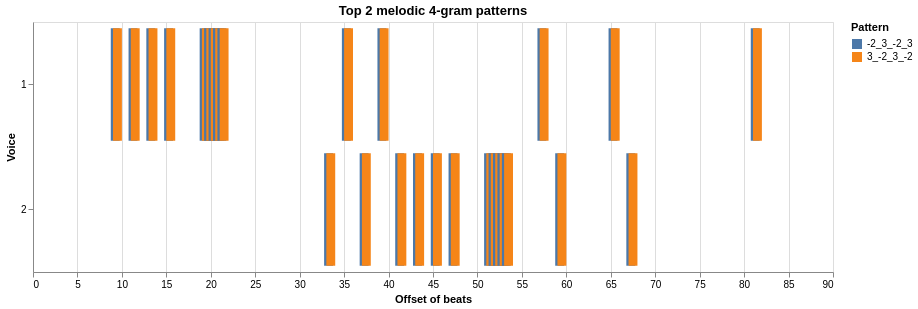

Notebook code cell kept with this figure:
### Markdown cell above
Heat map

### Code cell
import pandas as pd
import altair as alt

n_top = 2

# long form
long_df = mel_ngrams.stack().rename("pattern").reset_index()
long_df.columns = ["Measure", "Beat", "Offset", "voice", "pattern"]

# remove blanks
long_df = long_df[long_df["pattern"] != ""].copy()

# top 2 patterns globally
top2_patterns = long_df["pattern"].value_counts().head(n_top).index.tolist()
long_df = long_df[long_df["pattern"].isin(top2_patterns)].copy()

# make sure sorting is correct
long_df["Offset"] = long_df["Offset"].astype(float)
long_df["Measure"] = long_df["Measure"].astype(float)
long_df["Beat"] = long_df["Beat"].astype(float)
long_df["voice"] = long_df["voice"].astype(str)

long_df = long_df.sort_values(["voice", "Offset"])
long_df

# start is current offset
long_df["start"] = long_df["Offset"]

# end is next offset within the same voice
long_df["end"] = long_df["start"] + n * 0.25

# convert pattern to string if needed
plot_df = long_df.copy()
plot_df["pattern"] = plot_df["pattern"].astype(str)

selector = alt.selection_point(fields=["pattern"])

heatmap = alt.Chart(plot_df).mark_bar().encode(
    x=alt.X("start:Q", title="Offset of beats"),
    x2="end:Q",
    y=alt.Y("voice:N", title="Voice", sort=None),
    color=alt.Color("pattern:N", title="Pattern"),
    opacity=alt.condition(selector, alt.value(1), alt.value(0.3)),
    tooltip=["Measure", "Beat", "voice", "pattern", "start", "end"]
).add_params(
    selector
).properties(
    width=800,
    height=250,
    title="Top " + str(n_top) + " melodic " + str(n) + "-gram patterns"
)

heatmap

### Figure 1 — Vega-Lite specification as saved in the notebook (floating-point values rounded to 4 significant figures)
{"config": {"view": {"continuousWidth": 300, "continuousHeight": 300}}, "data": {"name": "data-7d85d426faca607fd3f4e94db00c1e13"}, "mark": {"type": "bar"}, "encoding": {"color": {"field": "pattern", "title": "Pattern", "type": "nominal"}, "opacity": {"condition": {"param": "param_1", "value": 1}, "value": 0.3}, "tooltip": [{"field": "Measure", "type": "quantitative"}, {"field": "Beat", "type": "quantitative"}, {"field": "voice", "type": "nominal"}, {"field": "pattern", "type": "nominal"}, {"field": "start", "type": "quantitative"}, {"field": "end", "type": "quantitative"}], "x": {"field": "start", "title": "Offset of beats", "type": "quantitative"}, "x2": {"field": "end"}, "y": {"field": "voice", "sort": null, "title": "Voice", "type": "nominal"}}, "height": 250, "params": [{"name": "param_1", "select": {"type": "point", "fields": ["pattern"]}}], "title": "Top 2 melodic 4-gram patterns", "width": 800, "$schema": "https://vega.github.io/schema/vega-lite/v5.16.3.json", "datasets": {"data-7d85d426faca607fd3f4e94db00c1e13": [{"Measure": 3.0, "Beat": 1.75, "Offset": 8.75, "voice": "1", "pattern": "-2_3_-2_3", "start": 8.75, "end": 9.75}, {"Measure": 3.0, "Beat": 2.0, "Offset": 9.0, "voice": "1", "pattern": "3_-2_3_-2", "start": 9.0, "end": 10.0}, {"Measure": 3.0, "Beat": 3.75, "Offset": 10.75, "voice": "1", "pattern": "-2_3_-2_3", "start": 10.75, "end": 11.75}, {"Measure": 3.0, "Beat": 4.0, "Offset": 11.0, "voice": "1", "pattern": "3_-2_3_-2", "start": 11.0, "end": 12.0}, {"Measure": 4.0, "Beat": 1.75, "Offset": 12.75, "voice": "1", "pattern": "-2_3_-2_3", "start": 12.75, "end": 13.75}, {"Measure": 4.0, "Beat": 2.0, "Offset": 13.0, "voice": "1", "pattern": "3_-2_3_-2", "start": 13.0, "end": 14.0}, {"Measure": 4.0, "Beat": 3.75, "Offset": 14.75, "voice": "1", "pattern": "-2_3_-2_3", "start": 14.75, "end": 15.75}, {"Measure": 4.0, "Beat": 4.0, "Offset": 15.0, "voice": "1", "pattern": "3_-2_3_-2", "start": 15.0, "end": 16.0}, {"Measure": 5.0, "Beat": 3.75, "Offset": 18.75, "voice": "1", "pattern": "-2_3_-2_3", "start": 18.75, "end": 19.75}, {"Measure": 5.0, "Beat": 4.0, "Offset": 19.0, "voice": "1", "pattern": "3_-2_3_-2", "start": 19.0, "end": 20.0}, {"Measure": 5.0, "Beat": 4.25, "Offset": 19.25, "voice": "1", "pattern": "-2_3_-2_3", "start": 19.25, "end": 20.25}, {"Measure": 5.0, "Beat": 4.5, "Offset": 19.5, "voice": "1", "pattern": "3_-2_3_-2", "start": 19.5, "end": 20.5}, {"Measure": 5.0, "Beat": 4.75, "Offset": 19.75, "voice": "1", "pattern": "-2_3_-2_3", "start": 19.75, "end": 20.75}, {"Measure": 6.0, "Beat": 1.0, "Offset": 20.0, "voice": "1", "pattern": "3_-2_3_-2", "start": 20.0, "end": 21.0}, {"Measure": 6.0, "Beat": 1.25, "Offset": 20.25, "voice": "1", "pattern": "-2_3_-2_3", "start": 20.25, "end": 21.25}, {"Measure": 6.0, "Beat": 1.5, "Offset": 20.5, "voice": "1", "pattern": "3_-2_3_-2", "start": 20.5, "end": 21.5}, {"Measure": 6.0, "Beat": 1.75, "Offset": 20.75, "voice": "1", "pattern": "-2_3_-2_3", "start": 20.75, "end": 21.75}, {"Measure": 6.0, "Beat": 2.0, "Offset": 21.0, "voice": "1", "pattern": "3_-2_3_-2", "start": 21.0, "end": 22.0}, {"Measure": 9.0, "Beat": 3.75, "Offset": 34.75, "voice": "1", "pattern": "-2_3_-2_3", "start": 34.75, "end": 35.75}, {"Measure": 9.0, "Beat": 4.0, "Offset": 35.0, "voice": "1", "pattern": "3_-2_3_-2", "start": 35.0, "end": 36.0}, {"Measure": 10.0, "Beat": 3.75, "Offset": 38.75, "voice": "1", "pattern": "-2_3_-2_3", "start": 38.75, "end": 39.75}, {"Measure": 10.0, "Beat": 4.0, "Offset": 39.0, "voice": "1", "pattern": "3_-2_3_-2", "start": 39.0, "end": 40.0}, {"Measure": 15.0, "Beat": 1.75, "Offset": 56.75, "voice": "1", "pattern": "-2_3_-2_3", "start": 56.75, "end": 57.75}, {"Measure": 15.0, "Beat": 2.0, "Offset": 57.0, "voice": "1", "pattern": "3_-2_3_-2", "start": 57.0, "end": 58.0}, {"Measure": 17.0, "Beat": 1.75, "Offset": 64.75, "voice": "1", "pattern": "-2_3_-2_3", "start": 64.75, "end": 65.75}, {"Measure": 17.0, "Beat": 2.0, "Offset": 65.0, "voice": "1", "pattern": "3_-2_3_-2", "start": 65.0, "end": 66.0}, {"Measure": 21.0, "Beat": 1.75, "Offset": 80.75, "voice": "1", "pattern": "-2_3_-2_3", "start": 80.75, "end": 81.75}, {"Measure": 21.0, "Beat": 2.0, "Offset": 81.0, "voice": "1", "pattern": "3_-2_3_-2", "start": 81.0, "end": 82.0}, {"Measure": 9.0, "Beat": 1.75, "Offset": 32.75, "voice": "2", "pattern": "-2_3_-2_3", "start": 32.75, "end": 33.75}, {"Measure": 9.0, "Beat": 2.0, "Offset": 33.0, "voice": "2", "pattern": "3_-2_3_-2", "start": 33.0, "end": 34.0}, {"Measure": 10.0, "Beat": 1.75, "Offset": 36.75, "voice": "2", "pattern": "-2_3_-2_3", "start": 36.75, "end": 37.75}, {"Measure": 10.0, "Beat": 2.0, "Offset": 37.0, "voice": "2", "pattern": "3_-2_3_-2", "start": 37.0, "end": 38.0}, {"Measure": 11.0, "Beat": 1.75, "Offset": 40.75, "voice": "2", "pattern": "-2_3_-2_3", "start": 40.75, "end": 41.75}, {"Measure": 11.0, "Beat": 2.0, "Offset": 41.0, "voice": "2", "pattern": "3_-2_3_-2", "start": 41.0, "end": 42.0}, {"Measure": 11.0, "Beat": 3.75, "Offset": 42.75, "voice": "2", "pattern": "-2_3_-2_3", "start": 42.75, "end": 43.75}, {"Measure": 11.0, "Beat": 4.0, "Offset": 43.0, "voice": "2", "pattern": "3_-2_3_-2", "start": 43.0, "end": 44.0}, {"Measure": 12.0, "Beat": 1.75, "Offset": 44.75, "voice": "2", "pattern": "-2_3_-2_3", "start": 44.75, "end": 45.75}, {"Measure": 12.0, "Beat": 2.0, "Offset": 45.0, "voice": "2", "pattern": "3_-2_3_-2", "start": 45.0, "end": 46.0}, {"Measure": 12.0, "Beat": 3.75, "Offset": 46.75, "voice": "2", "pattern": "-2_3_-2_3", "start": 46.75, "end": 47.75}, {"Measure": 12.0, "Beat": 4.0, "Offset": 47.0, "voice": "2", "pattern": "3_-2_3_-2", "start": 47.0, "end": 48.0}, {"Measure": 13.0, "Beat": 3.75, "Offset": 50.75, "voice": "2", "pattern": "-2_3_-2_3", "start": 50.75, "end": 51.75}, {"Measure": 13.0, "Beat": 4.0, "Offset": 51.0, "voice": "2", "pattern": "3_-2_3_-2", "start": 51.0, "end": 52.0}, {"Measure": 13.0, "Beat": 4.25, "Offset": 51.25, "voice": "2", "pattern": "-2_3_-2_3", "start": 51.25, "end": 52.25}, {"Measure": 13.0, "Beat": 4.5, "Offset": 51.5, "voice": "2", "pattern": "3_-2_3_-2", "start": 51.5, "end": 52.5}, {"Measure": 13.0, "Beat": 4.75, "Offset": 51.75, "voice": "2", "pattern": "-2_3_-2_3", "start": 51.75, "end": 52.75}, {"Measure": 14.0, "Beat": 1.0, "Offset": 52.0, "voice": "2", "pattern": "3_-2_3_-2", "start": 52.0, "end": 53.0}, {"Measure": 14.0, "Beat": 1.25, "Offset": 52.25, "voice": "2", "pattern": "-2_3_-2_3", "start": 52.25, "end": 53.25}, {"Measure": 14.0, "Beat": 1.5, "Offset": 52.5, "voice": "2", "pattern": "3_-2_3_-2", "start": 52.5, "end": 53.5}, {"Measure": 14.0, "Beat": 1.75, "Offset": 52.75, "voice": "2", "pattern": "-2_3_-2_3", "start": 52.75, "end": 53.75}, {"Measure": 14.0, "Beat": 2.0, "Offset": 53.0, "voice": "2", "pattern": "3_-2_3_-2", "start": 53.0, "end": 54.0}, {"Measure": 15.0, "Beat": 3.75, "Offset": 58.75, "voice": "2", "pattern": "-2_3_-2_3", "start": 58.75, "end": 59.75}, {"Measure": 15.0, "Beat": 4.0, "Offset": 59.0, "voice": "2", "pattern": "3_-2_3_-2", "start": 59.0, "end": 60.0}, {"Measure": 17.0, "Beat": 3.75, "Offset": 66.75, "voice": "2", "pattern": "-2_3_-2_3", "start": 66.75, "end": 67.75}, {"Measure": 17.0, "Beat": 4.0, "Offset": 67.0, "voice": "2", "pattern": "3_-2_3_-2", "start": 67.0, "end": 68.0}]}}
